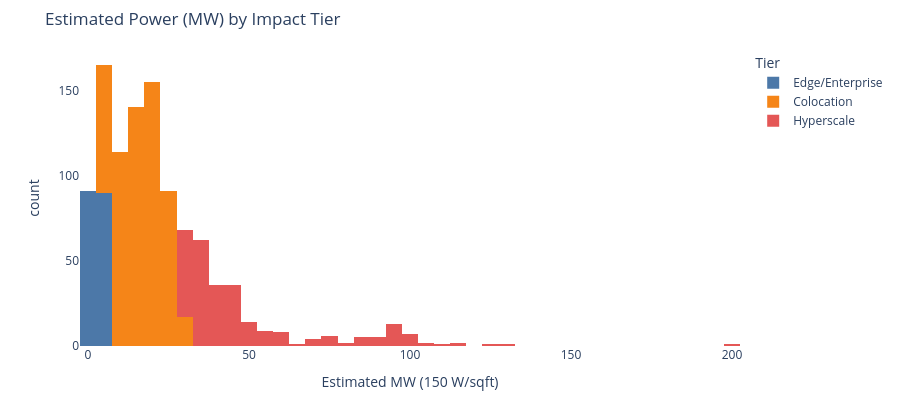

The cell this chart's notebook holds for it:
### Code cell
import plotly.express as px

tier_order = [TIER_LABELS[k] for k in sorted(TIER_LABELS)]

print("Impact tier distribution:")
print(df_buildings["impact_tier_label"].value_counts().reindex(tier_order).to_string())
print(f"\nTotal buildings: {len(df_buildings)}")

fig = px.histogram(
    df_buildings,
    x="est_mw",
    color="impact_tier_label",
    nbins=60,
    title="Estimated Power (MW) by Impact Tier",
    labels={"est_mw": "Estimated MW (150 W/sqft)", "impact_tier_label": "Tier"},
    category_orders={"impact_tier_label": tier_order},
    color_discrete_sequence=["#4C78A8", "#F58518", "#E45756"],
)
fig.update_layout(plot_bgcolor="white", height=400, margin={"t": 50, "b": 40})
fig.show()

### Figure 1 — Plotly figure (JSON) as saved in the notebook; plotly's stock layout.template omitted (floating-point values rounded to 4 significant figures; data arrays with more than 128 entries replaced by an {"elided": "..."} marker saying what was removed)
{"data": [{"bingroup": "x", "hovertemplate": "Tier=Edge/Enterprise<br>Estimated MW (150 W/sqft)=%{x}<br>count=%{y}<extra></extra>", "legendgroup": "Edge/Enterprise", "marker": {"color": "#4C78A8", "pattern": {"shape": ""}}, "name": "Edge/Enterprise", "nbinsx": 60, "orientation": "v", "showlegend": true, "type": "histogram", "x": {"elided": "181 float values"}, "xaxis": "x", "yaxis": "y"}, {"bingroup": "x", "hovertemplate": "Tier=Colocation<br>Estimated MW (150 W/sqft)=%{x}<br>count=%{y}<extra></extra>", "legendgroup": "Colocation", "marker": {"color": "#F58518", "pattern": {"shape": ""}}, "name": "Colocation", "nbinsx": 60, "orientation": "v", "showlegend": true, "type": "histogram", "x": {"elided": "592 float values"}, "xaxis": "x", "yaxis": "y"}, {"bingroup": "x", "hovertemplate": "Tier=Hyperscale<br>Estimated MW (150 W/sqft)=%{x}<br>count=%{y}<extra></extra>", "legendgroup": "Hyperscale", "marker": {"color": "#E45756", "pattern": {"shape": ""}}, "name": "Hyperscale", "nbinsx": 60, "orientation": "v", "showlegend": true, "type": "histogram", "x": {"elided": "267 float values"}, "xaxis": "x", "yaxis": "y"}], "layout": {"barmode": "relative", "height": 400, "legend": {"title": {"text": "Tier"}, "tracegroupgap": 0}, "margin": {"b": 40, "t": 50}, "plot_bgcolor": "white", "title": {"text": "Estimated Power (MW) by Impact Tier"}, "xaxis": {"anchor": "y", "domain": [0.0, 1.0], "title": {"text": "Estimated MW (150 W/sqft)"}}, "yaxis": {"anchor": "x", "domain": [0.0, 1.0], "title": {"text": "count"}}}}
